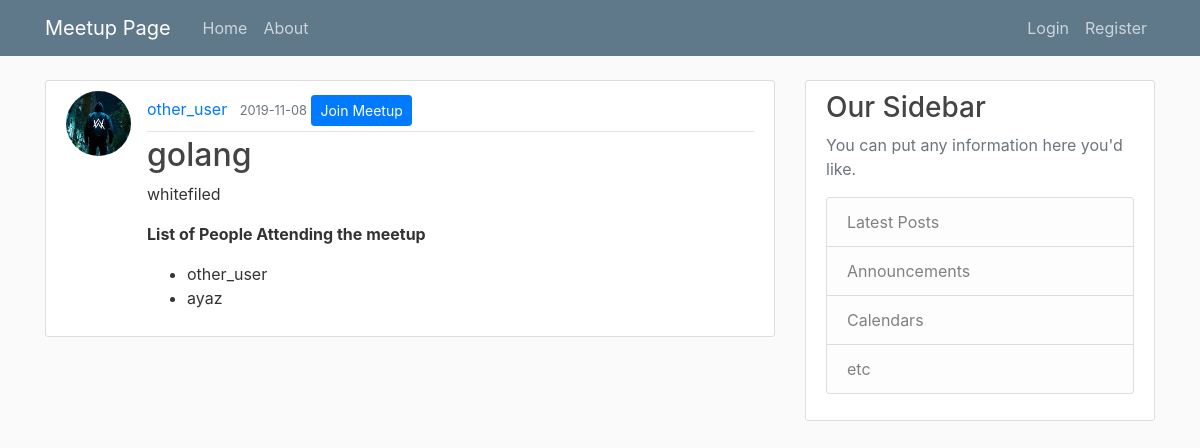
/post/1, run on the app's committed database.
### meetup_app/models.py (models this page shows, shortened)
class User(db.Model, UserMixin):
	id = db.Column(db.Integer, primary_key=True)
	username = db.Column(db.String(20), unique=True, nullable=False)
	email = db.Column(db.String(120), unique=True, nullable=False)
	image_file = db.Column(db.String(20), nullable=False, default='default.jpg')
	password = db.Column(db.String(60), nullable=False)
	org_meetups = db.relationship('Meetup', backref='organizer', lazy=True)
	attending_meetups = db.Column(db.String(200), nullable=True)
	def __repr__(self):
		return f"User('{self.username}', '{self.email}', '{self.image_file}')"

class Meetup(db.Model):
	id = db.Column(db.Integer, primary_key=True)
	meetup_name = db.Column(db.String(100),  nullable=False)
	date_posted = db.Column(db.DateTime, nullable=False, default=datetime.utcnow)
	attendees = db.Column(db.String(200), nullable=True)
	details = db.Column(db.Text, nullable=False)
	organizer_id = db.Column(db.Integer, db.ForeignKey('user.id'), nullable=False)

### meetup_app/routes.py (the view)
@app.route("/post/<int:meetup_id>")
def post(meetup_id):
	meetup = Meetup.query.get_or_404(meetup_id)
	list_of_attendees = get_attendees(meetup)
	return render_template('post.html', title=meetup.meetup_name,
						post=meetup, attendees=list_of_attendees )

### meetup_app/routes.py (called while the page is built)
def get_attendees(meetup_obj):
	list_of_attendees = []
	user_ids = [user_id for user_id in meetup_obj.attendees\
				 if user_id != ' ']
	for user_id in user_ids:
		user = User.query.get(user_id)
		list_of_attendees.append(user)
	print(list_of_attendees)
	return list_of_attendees

### meetup_app/templates/post.html (shortened to what this page needs)
{% extends "layout.html" %}
{% block content %}
	<article class="media content-section">
			<img class="rounded-circle article-img" src="{{ url_for('static', filename='profile_pics/' + post.organizer.image_file) }}">
		  <div class="media-body">
		    <div class="article-metadata">
		      <a class="mr-2" href="#">{{ post.organizer.username }}</a>
		      <small class="text-muted">{{ post.date_posted.strftime('%Y-%m-%d') }}</small>
		      {% if post.organizer == current_user %}
		      	<div>
		      		<a class="btn btn-secondary btn-sm mt-1 mb-1" href="{{ url_for('update_post', meetup_id=post.id) }}">Update Meetup</a>
		      		<button type="button" class="btn btn-danger btn-sm m-1"data-toggle="modal" data-target="#deleteModal">Delete</button>
		      	</div>
		      {% else %}
			      <button type="button" class="btn btn-primary btn-sm mt-1 mb-1" data-toggle="modal" data-target="#joinModal">Join Meetup</button>
		      {% endif %}
		    </div>
		    <h2><a class="article-title" href="{{ url_for('post', meetup_id=post.id)}}">{{ post.meetup_name }}</a></h2>
		    <p class="article-content">{{ post.details }}</p>
		    <p class="article-content"><b>List of People Attending the meetup</b></p>
		     {% if attendees %}
			    <ul>
			    	{% for attendee in attendees %}
			    		<li class="article-content">{{ attendee.username }}</li>
			    	{% endfor %}
			    </ul>
		   {% endif %}
		  </div>
	</article>
{% endblock content %}

### meetup_app/static/main.css (style rules this page uses)
body { background: #fafafa; color: #333333; margin-top: 5rem; }
h1, h2, h3, h4, h5, h6 { color: #444444; }
.content-section { background: #ffffff; padding: 10px 20px; border: 1px solid #dddddd; border-radius: 3px; margin-bottom: 20px; }
.article-title { color: #444444; }
.article-content { white-space: pre-line; }
.article-img { height: 65px; width: 65px; margin-right: 16px; }
.article-metadata { padding-bottom: 1px; margin-bottom: 4px; border-bottom: 1px solid #e3e3e3 }

### data on the page
User: image_file (placeholder picture), organizer.username "other_user", username "other_user"
Meetup: date_posted "2019-11-08", meetup_name "golang", details "whitefiled"
User: username "ayaz"
